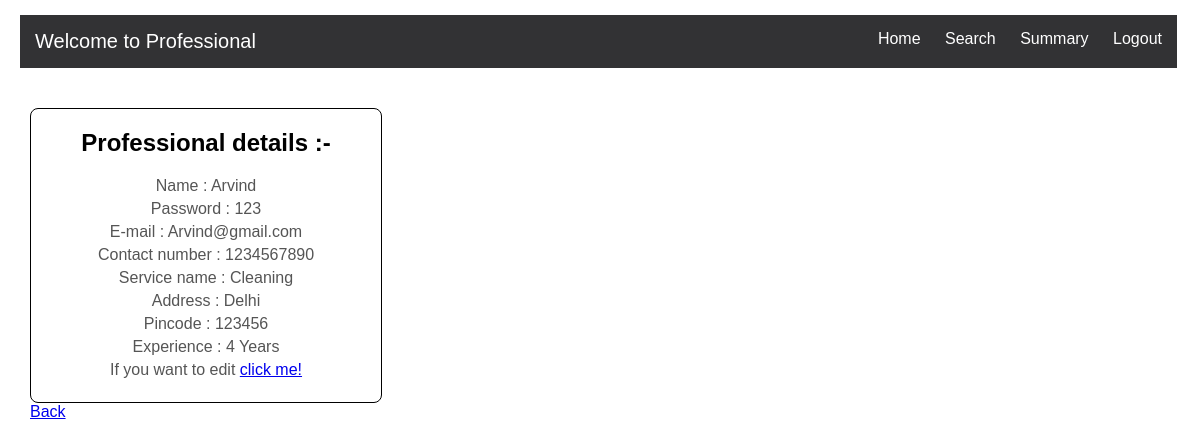
Page /Professional/1 on the committed database.
### Application/models.py (models this page shows)
class Professional(db.Model):
    Id = db.Column(db.Integer, unique=True, primary_key=True, autoincrement=True, nullable=False)
    Full_name =db.Column(db.String, nullable=False)
    Email =db.Column(db.String, unique=True, nullable=False)
    Password =db.Column(db.String, nullable=False)
    Phone_number=db.Column(db.Integer, nullable=False)
    Service_name =db.Column(db.String)
    Address =db.Column(db.String, nullable=False)
    Pincode =db.Column(db.Integer, nullable=False)
    Experience =db.Column(db.Integer)
    Status = db.Column(db.String)
    service_requests = db.relationship('Service_request', backref='professional', lazy=True)

### Application/controller.py (the view)
@app.route('/Professional/<int:ID>')
def P_details(ID):
    prof=Professional.query.filter_by(Id=ID).first()
    return render_template("Professional_details.html",ID=ID,prof=prof)

### templates/Professional_details.html (shortened to what this page needs)
<!DOCTYPE html>
<html lang="en">
<head>
    <link rel="stylesheet" type="text/css" href="{{url_for('static',filename='style1.css')}}">
</head>
<body>
    {% include 'Professional_header.html' %}
    <div class="edit">
    <h2> Professional details :-</h2>
    <p> Name  : {{prof['Full_name']}}</p>
    <p> Password : {{prof['Password']}}</p>
    <p> E-mail  : {{prof['Email']}}</p>
    <p> Contact number  : {{prof['Phone_number']}}</p>
    <p> Service name  : {{prof['Service_name']}}</p>
    <p> Address  : {{prof['Address']}}</p>
    <p> Pincode  : {{prof['Pincode']}}</p>
    <p> Experience  : {{prof['Experience']}} Years</p>
    <p> If you want to edit <a href="/Professional/Edit/{{ID}}">click me!</a></p><br>
    </div>
    <a href="/Professional/Home/{{ID}}">Back</a>
</body>
</html>

### static/style1.css (style rules this page uses)
body { font-family: Arial, sans-serif; margin-left: 30px; }
.edit p { margin: 10px 0; font-size: 16px; color: #555; }
.edit { max-width: 350px; border: 1px solid black; border-radius: 8px; text-align: center; }
.edit p { margin-top: 5px; margin-bottom: 5px; }

### rows in the picture
Professional: Full_name "Arvind", Password "123", Email "Arvind@gmail.com", Phone_number "1234567890", Service_name "Cleaning", Address "Delhi", Pincode "123456", Experience "4"
